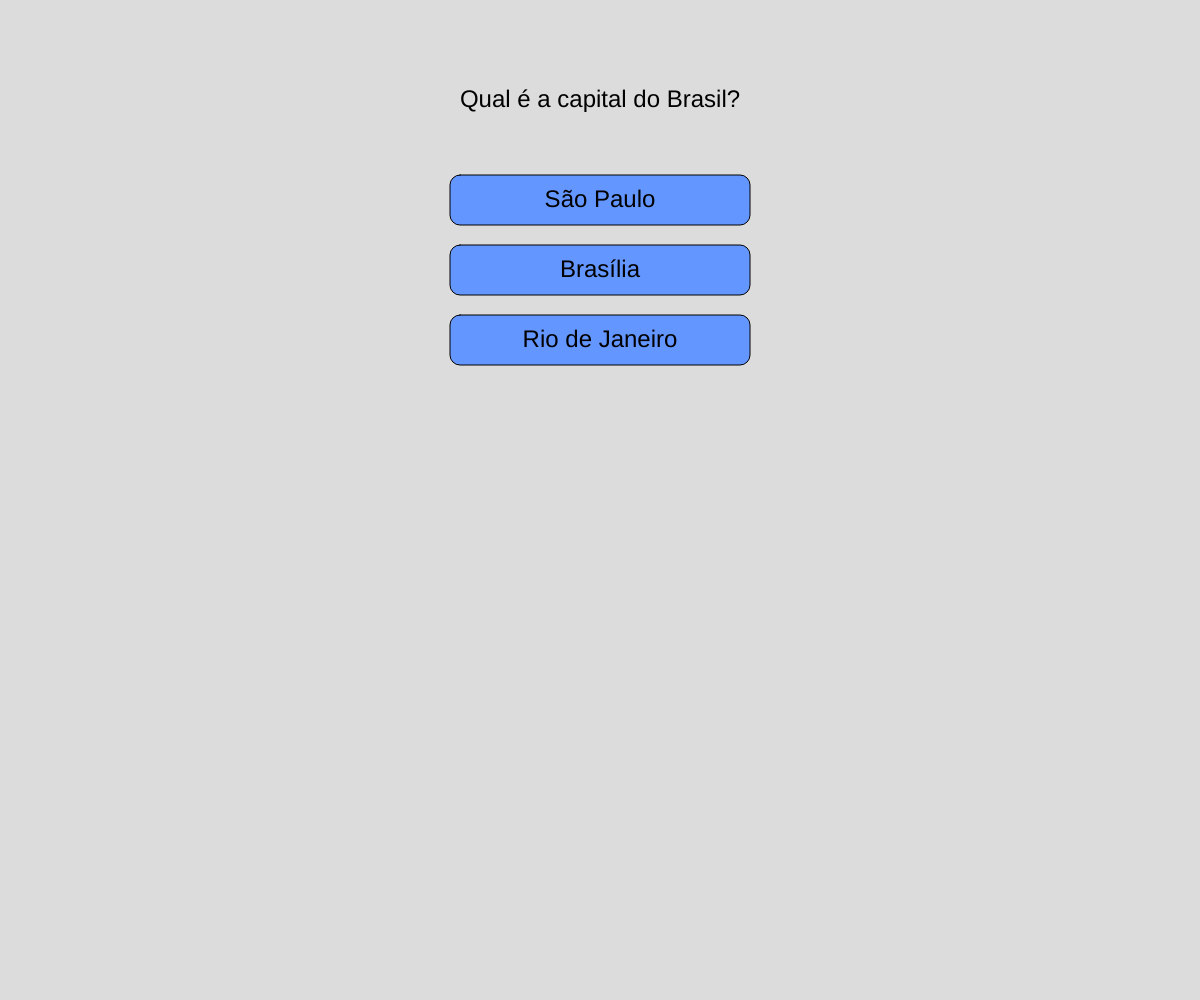
Frame 1 (no input)
Frame 60 (no input): identical to frame 1, image omitted
Frame 120 (the mouse pressed at the canvas centre since frame 60): identical to frame 1, image omitted

The p5.js sketch that drew this single still picture (run headless with seeded random() and noise() and a simulated clock; from frame 60 on, the mouse is pressed at the canvas centre):

// p5.js sketch
// ── sketch.js
let perguntas = [
  { pergunta: "Qual é a capital do Brasil?", respostas: ["São Paulo", "Brasília", "Rio de Janeiro"], correta: 1 },
  { pergunta: "Quanto é 2 + 2?", respostas: ["3", "4", "5"], correta: 1 },
  { pergunta: "Qual é a cor do céu?", respostas: ["Azul", "Verde", "Vermelho"], correta: 0 }
];

let perguntaIndex = 0;
let acertos = 0;
let erros = 0;
let estado = "jogo"; // "jogo" ou "fim"

function setup() {
  createCanvas(windowWidth, windowHeight);
  textAlign(CENTER, CENTER);
  textSize(24);
}

function draw() {
  background(220);

  if (estado === "jogo") {
    mostrarPergunta();
  } else if (estado === "fim") {
    mostrarResultado();
  }
}

function mostrarPergunta() {
  fill(0);
  text(perguntas[perguntaIndex].pergunta, width / 2, 100);

  for (let i = 0; i < perguntas[perguntaIndex].respostas.length; i++) {
    let x = width / 2;
    let y = 200 + i * 70;
    fill(100, 150, 255);
    rectMode(CENTER);
    rect(x, y, 300, 50, 10);
    fill(0);
    text(perguntas[perguntaIndex].respostas[i], x, y);
  }
}

function mousePressed() {
  if (estado === "jogo") {
    for (let i = 0; i < perguntas[perguntaIndex].respostas.length; i++) {
      let x = width / 2;
      let y = 200 + i * 70;
      if (mouseX > x - 150 && mouseX < x + 150 && mouseY > y - 25 && mouseY < y + 25) {
        if (i === perguntas[perguntaIndex].correta) {
          acertos++;
        } else {
          erros++;
        }
        perguntaIndex++;
        if (perguntaIndex >= perguntas.length) {
          estado = "fim";
        }
      }
    }
  }
}

function mostrarResultado() {
  fill(0);
  textSize(32);
  text("Fim do jogo!", width / 2, height / 2 - 60);
  textSize(24);
  text("Acertos: " + acertos, width / 2, height / 2);
  text("Erros: " + erros, width / 2, height / 2 + 40);
  textSize(40);
  fill(255, 0, 0);
  text("Treinaldinho", width / 2, 80); // Logo do nome
}
